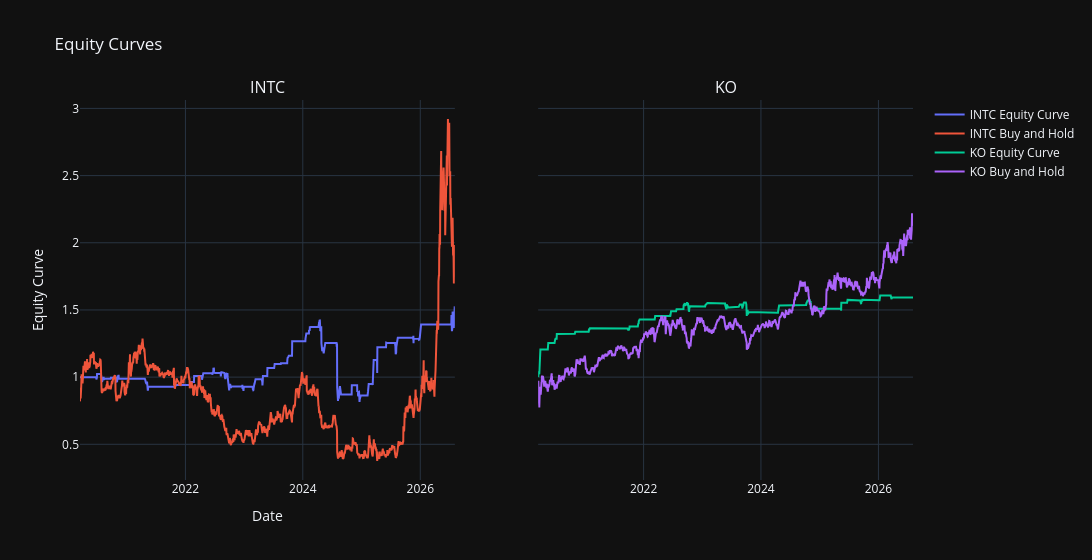

Notebook code cell kept with this figure:
### Code cell
fig = make_subplots(rows=1,cols=2, shared_yaxes=True,subplot_titles=('INTC', 'KO'))

fig.add_trace(go.Scatter(x=intc.index, y=intc['Equity_Curve'], name='INTC Equity Curve',mode='lines'), row=1, col=1)
fig.add_trace(go.Scatter(x=intc.index, y=intc['Buy_and_Hold'], name='INTC Buy and Hold',mode='lines'), row=1, col=1)

fig.add_trace(go.Scatter(x=ko.index, y=ko['Equity_Curve'], name='KO Equity Curve',mode='lines'), row=1, col=2)
fig.add_trace(go.Scatter(x=ko.index, y=ko['Buy_and_Hold'], name='KO Buy and Hold',mode='lines'), row=1, col=2)

fig.update_layout(title='Equity Curves', xaxis_title='Date', yaxis_title='Equity Curve', template='plotly_dark',width=1500)

fig.show()

### Figure 1 — Plotly figure (JSON) as saved in the notebook; plotly's stock layout.template omitted (floating-point values rounded to 4 significant figures; data arrays with more than 128 entries replaced by an {"elided": "..."} marker saying what was removed)
{"data": [{"mode": "lines", "name": "INTC Equity Curve", "type": "scatter", "x": {"elided": "1605 str values"}, "xaxis": "x", "y": {"elided": "1605 float values"}, "yaxis": "y"}, {"mode": "lines", "name": "INTC Buy and Hold", "type": "scatter", "x": {"elided": "1605 str values"}, "xaxis": "x", "y": {"elided": "1605 float values"}, "yaxis": "y"}, {"mode": "lines", "name": "KO Equity Curve", "type": "scatter", "x": {"elided": "1605 str values"}, "xaxis": "x2", "y": {"elided": "1605 float values"}, "yaxis": "y2"}, {"mode": "lines", "name": "KO Buy and Hold", "type": "scatter", "x": {"elided": "1605 str values"}, "xaxis": "x2", "y": {"elided": "1605 float values"}, "yaxis": "y2"}], "layout": {"annotations": [{"font": {"size": 16}, "showarrow": false, "text": "INTC", "x": 0.225, "xanchor": "center", "xref": "paper", "y": 1, "yanchor": "bottom", "yref": "paper"}, {"font": {"size": 16}, "showarrow": false, "text": "KO", "x": 0.775, "xanchor": "center", "xref": "paper", "y": 1, "yanchor": "bottom", "yref": "paper"}], "title": {"text": "Equity Curves"}, "width": 1500, "xaxis": {"anchor": "y", "domain": [0, 0.45], "title": {"text": "Date"}}, "xaxis2": {"anchor": "y2", "domain": [0.55, 1]}, "yaxis": {"anchor": "x", "domain": [0, 1], "title": {"text": "Equity Curve"}}, "yaxis2": {"anchor": "x2", "domain": [0, 1], "matches": "y", "showticklabels": false}}}
